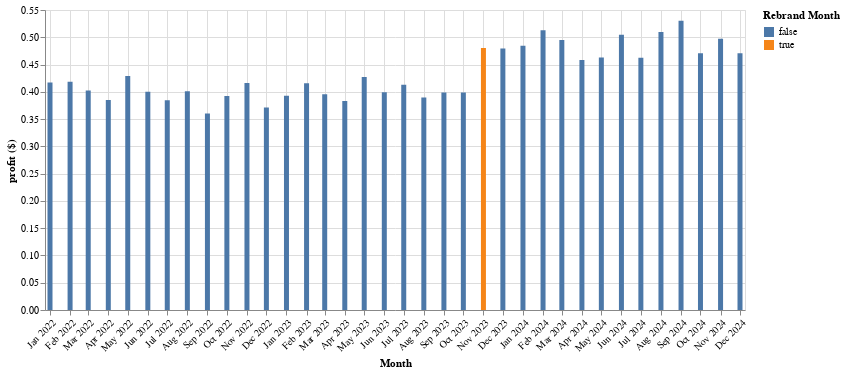

The cell this chart's notebook holds for it:
### Code cell
reusable_cup_proportion['highlight_rebrand'] = False
reusable_cup_proportion.loc[reusable_cup_proportion['month'] == pd.Period("2023-11", freq="M"), 'highlight_rebrand'] = True
reusable_cup_proportion['month_ts'] = reusable_cup_proportion['month'].dt.to_timestamp()

reusable_cup_proportion_plot = alt.Chart(reusable_cup_proportion).mark_bar().encode(
    x=alt.X('month_ts:T', 
            axis=alt.Axis(format='%b %Y', 
                          tickCount="month", 
                          labelOverlap=False, 
                          labelAngle=-45,
                          title='Month')),
    y=alt.Y("proportion", axis=alt.Axis(title='profit ($)')),
    color=alt.Color('highlight_rebrand:N', legend=alt.Legend(title='Rebrand Month'))
).properties(
    width=700
)
reusable_cup_proportion_plot

### Figure 1 — Vega specification as saved in the notebook (floating-point values rounded to 4 significant figures)
{"$schema": "https://vega.github.io/schema/vega/v5.json", "data": [{"name": "source_0", "values": [{"highlight_rebrand": false, "month_ts": "2022-01-01T00:00:00.000", "proportion_end": 0.4172, "proportion_start": 0.0}, {"highlight_rebrand": false, "month_ts": "2022-02-01T00:00:00.000", "proportion_end": 0.4184, "proportion_start": 0.0}, {"highlight_rebrand": false, "month_ts": "2022-03-01T00:00:00.000", "proportion_end": 0.4023, "proportion_start": 0.0}, {"highlight_rebrand": false, "month_ts": "2022-04-01T00:00:00.000", "proportion_end": 0.3848, "proportion_start": 0.0}, {"highlight_rebrand": false, "month_ts": "2022-05-01T00:00:00.000", "proportion_end": 0.4289, "proportion_start": 0.0}, {"highlight_rebrand": false, "month_ts": "2022-06-01T00:00:00.000", "proportion_end": 0.4, "proportion_start": 0.0}, {"highlight_rebrand": false, "month_ts": "2022-07-01T00:00:00.000", "proportion_end": 0.3846, "proportion_start": 0.0}, {"highlight_rebrand": false, "month_ts": "2022-08-01T00:00:00.000", "proportion_end": 0.4009, "proportion_start": 0.0}, {"highlight_rebrand": false, "month_ts": "2022-09-01T00:00:00.000", "proportion_end": 0.3602, "proportion_start": 0.0}, {"highlight_rebrand": false, "month_ts": "2022-10-01T00:00:00.000", "proportion_end": 0.3923, "proportion_start": 0.0}, {"highlight_rebrand": false, "month_ts": "2022-11-01T00:00:00.000", "proportion_end": 0.4164, "proportion_start": 0.0}, {"highlight_rebrand": false, "month_ts": "2022-12-01T00:00:00.000", "proportion_end": 0.3711, "proportion_start": 0.0}, {"highlight_rebrand": false, "month_ts": "2023-01-01T00:00:00.000", "proportion_end": 0.393, "proportion_start": 0.0}, {"highlight_rebrand": false, "month_ts": "2023-02-01T00:00:00.000", "proportion_end": 0.4157, "proportion_start": 0.0}, {"highlight_rebrand": false, "month_ts": "2023-03-01T00:00:00.000", "proportion_end": 0.3955, "proportion_start": 0.0}, {"highlight_rebrand": false, "month_ts": "2023-04-01T00:00:00.000", "proportion_end": 0.383, "proportion_start": 0.0}, {"highlight_rebrand": false, "month_ts": "2023-05-01T00:00:00.000", "proportion_end": 0.427, "proportion_start": 0.0}, {"highlight_rebrand": false, "month_ts": "2023-06-01T00:00:00.000", "proportion_end": 0.3993, "proportion_start": 0.0}, {"highlight_rebrand": false, "month_ts": "2023-07-01T00:00:00.000", "proportion_end": 0.4128, "proportion_start": 0.0}, {"highlight_rebrand": false, "month_ts": "2023-08-01T00:00:00.000", "proportion_end": 0.3897, "proportion_start": 0.0}, {"highlight_rebrand": false, "month_ts": "2023-09-01T00:00:00.000", "proportion_end": 0.3986, "proportion_start": 0.0}, {"highlight_rebrand": false, "month_ts": "2023-10-01T00:00:00.000", "proportion_end": 0.3988, "proportion_start": 0.0}, {"highlight_rebrand": true, "month_ts": "2023-11-01T00:00:00.000", "proportion_end": 0.4804, "proportion_start": 0.0}, {"highlight_rebrand": false, "month_ts": "2023-12-01T00:00:00.000", "proportion_end": 0.4796, "proportion_start": 0.0}, {"highlight_rebrand": false, "month_ts": "2024-01-01T00:00:00.000", "proportion_end": 0.4847, "proportion_start": 0.0}, {"highlight_rebrand": false, "month_ts": "2024-02-01T00:00:00.000", "proportion_end": 0.5129, "proportion_start": 0.0}, {"highlight_rebrand": false, "month_ts": "2024-03-01T00:00:00.000", "proportion_end": 0.4949, "proportion_start": 0.0}, {"highlight_rebrand": false, "month_ts": "2024-04-01T00:00:00.000", "proportion_end": 0.4582, "proportion_start": 0.0}, {"highlight_rebrand": false, "month_ts": "2024-05-01T00:00:00.000", "proportion_end": 0.4628, "proportion_start": 0.0}, {"highlight_rebrand": false, "month_ts": "2024-06-01T00:00:00.000", "proportion_end": 0.5045, "proportion_start": 0.0}, {"highlight_rebrand": false, "month_ts": "2024-07-01T00:00:00.000", "proportion_end": 0.4627, "proportion_start": 0.0}, {"highlight_rebrand": false, "month_ts": "2024-08-01T00:00:00.000", "proportion_end": 0.5095, "proportion_start": 0.0}, {"highlight_rebrand": false, "month_ts": "2024-09-01T00:00:00.000", "proportion_end": 0.5303, "proportion_start": 0.0}, {"highlight_rebrand": false, "month_ts": "2024-10-01T00:00:00.000", "proportion_end": 0.4709, "proportion_start": 0.0}, {"highlight_rebrand": false, "month_ts": "2024-11-01T00:00:00.000", "proportion_end": 0.4971, "proportion_start": 0.0}, {"highlight_rebrand": false, "month_ts": "2024-12-01T00:00:00.000", "proportion_end": 0.4705, "proportion_start": 0.0}], "transform": [{"type": "formula", "expr": "toDate(datum['month_ts'])", "as": "month_ts"}]}, {"name": "source_0_color_domain_highlight_rebrand", "values": [{"highlight_rebrand": false}, {"highlight_rebrand": true}]}], "marks": [{"type": "rect", "name": "marks", "from": {"data": "source_0"}, "encode": {"update": {"xc": {"field": "month_ts", "scale": "x"}, "y": {"field": "proportion_end", "scale": "y"}, "y2": {"field": "proportion_start", "scale": "y"}, "width": {"value": 5}, "fill": {"field": "highlight_rebrand", "scale": "color"}}}, "style": ["bar"]}], "scales": [{"name": "x", "type": "time", "domain": {"data": "source_0", "field": "month_ts"}, "range": [0, {"signal": "width"}], "padding": 5}, {"name": "y", "type": "linear", "domain": {"data": "source_0", "fields": ["proportion_start", "proportion_end"]}, "range": [{"signal": "height"}, 0], "nice": true, "zero": true}, {"name": "color", "type": "ordinal", "domain": {"data": "source_0_color_domain_highlight_rebrand", "field": "highlight_rebrand", "sort": true}, "range": "category"}], "axes": [{"scale": "x", "orient": "bottom", "maxExtent": 0, "minExtent": 0, "ticks": false, "zindex": 0, "gridScale": "y", "domain": false, "tickCount": "month", "grid": true, "aria": false, "labels": false}, {"scale": "y", "grid": true, "domain": false, "tickCount": {"signal": "ceil(height/40)"}, "minExtent": 0, "ticks": false, "maxExtent": 0, "zindex": 0, "labels": false, "aria": false, "orient": "left", "gridScale": "x"}, {"scale": "x", "orient": "bottom", "title": "Month", "labelFlush": true, "labelOverlap": false, "zindex": 0, "grid": false, "format": "%b %Y", "labelAlign": "right", "labelBaseline": "top", "labelAngle": 315, "tickCount": "month"}, {"scale": "y", "zindex": 0, "title": "profit ($)", "labelOverlap": true, "orient": "left", "grid": false, "tickCount": {"signal": "ceil(height/40)"}}], "height": 300, "style": "cell", "padding": 5, "width": 700, "background": "white", "legends": [{"title": "Rebrand Month", "fill": "color", "symbolType": "square"}]}
